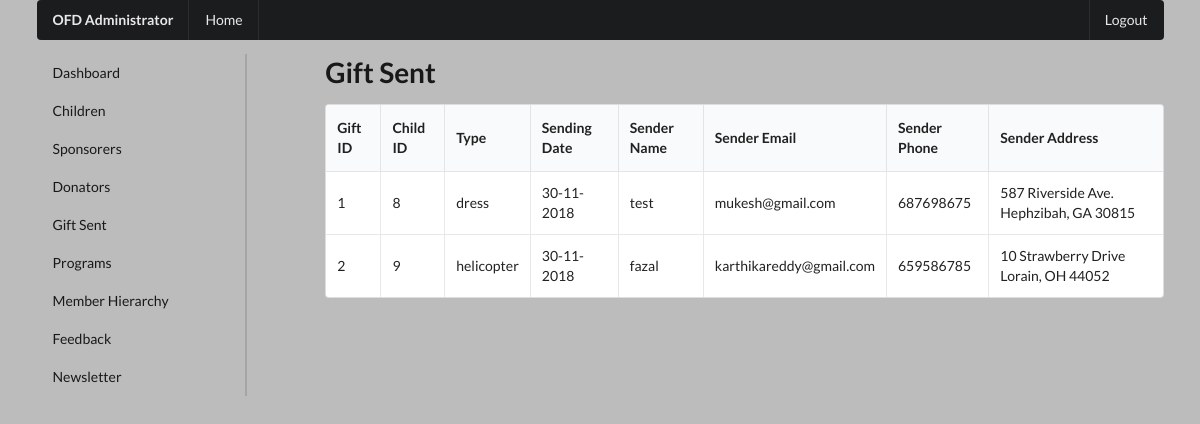
/admin/gift-sent.php (signed in), run on the app's committed database.
### tables this page shows
CREATE TABLE `gift` (
  `gift_id` int(11) NOT NULL,
  `cid` int(50) NOT NULL,
  `gift_type` varchar(20) NOT NULL,
  `sending_date` date NOT NULL,
  `sender_name` varchar(30) NOT NULL,
  `email` varchar(30) NOT NULL,
  `phone` int(20) NOT NULL,
  `sender_address` text NOT NULL
);

### admin/gift-sent.php (the view, shortened to what this page needs)
<?php include './admin_components/admin_header.php' ?>
    <div class="ui container">
        <?php include './admin_components/admin_top-menu.php' ?>
        <div class="ui grid">
            <?php include './admin_components/admin_side-menu.php' ?>
            <div class="twelve wide column">
                <h1>Gift Sent</h1>
                <table class="ui celled table">
                    <thead>
                        <tr>
                            <th>Gift ID</th>
                            <th>Child ID</th>
                            <th>Type</th>
                            <th>Sending Date</th>
                            <th>Sender Name</th>
                            <th>Sender Email</th>
                            <th>Sender Phone</th>
                            <th>Sender Address</th>
                        </tr>
                    </thead>
                    <tbody>
                        <?php
                            $sql = "SELECT * FROM gift";
                            $result = $conn->query($sql);
                            if ($result->num_rows > 0) {
                                while($row = $result->fetch_assoc()) {
                                $unformated = $row['sending_date'];
                                $formateddate = date("d-m-Y", strtotime($unformated));
                        ?>
                        <tr>
                            <td><?php echo $row['gift_id']; ?></td>
                            <td><?php echo $row['cid']; ?></td>
                            <td><?php echo $row['gift_type']; ?></td>
                            <td><?php echo $formateddate; ?></td>
                            <td><?php echo $row['sender_name']; ?></td>
                            <td><?php echo $row['email']; ?></td>
                            <td><?php echo $row['phone']; ?></td>
                            <td><?php echo $row['sender_address']; ?></td>
                        </tr>
                        <?php
                                }
                            }
                        ?>
                    </tbody>
                </table>
            </div>
        </div>
    </div>

### data on the page
gift: gift_id "1", cid "8", gift_type "dress", sending_date "30-11-2018", sender_name "test", email "mukesh@gmail.com", phone "687698675", sender_address "587 Riverside Ave. Hephzibah, GA 30815"
gift: gift_id "2", cid "9", gift_type "helicopter", sending_date "30-11-2018", sender_name "fazal", email "karthikareddy@gmail.com", phone "659586785", sender_address "10 Strawberry Drive Lorain, OH 44052"
